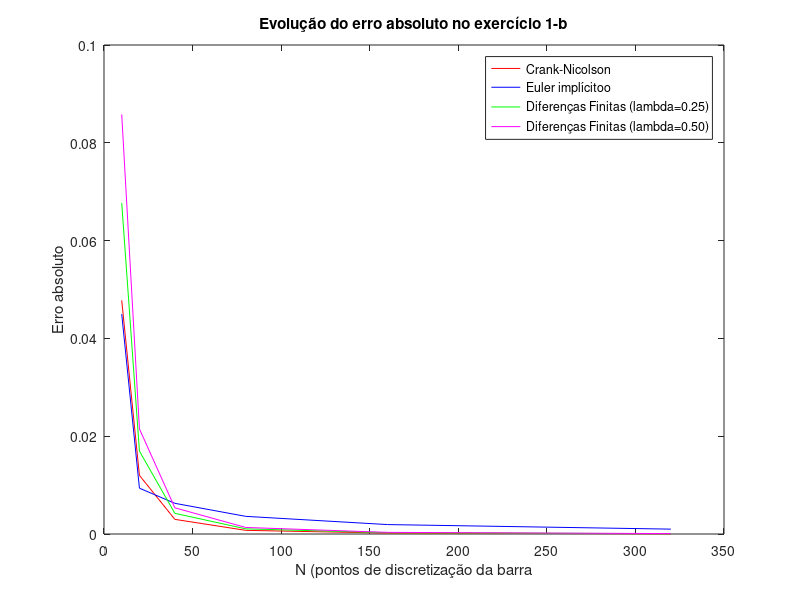
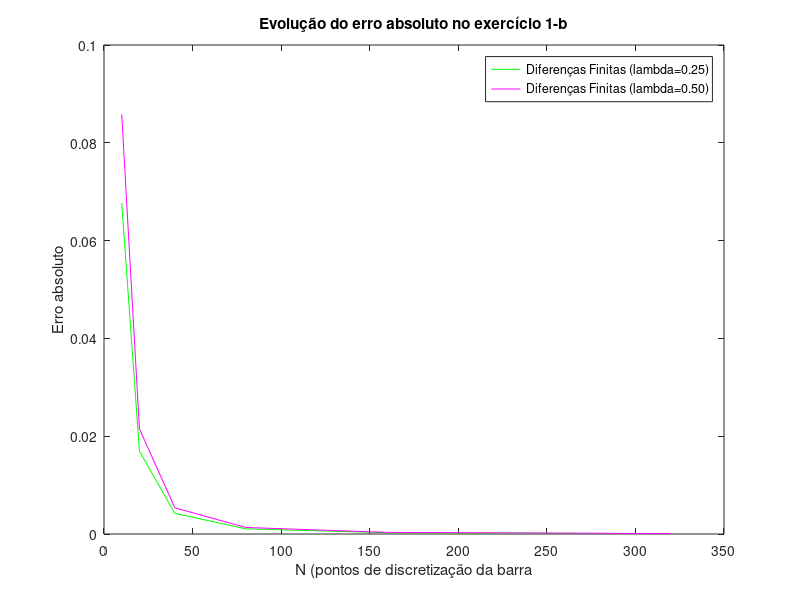

Source code (MATLAB) for these figures, in order:
%%%
% Script para visualizar os dados gerados pelo Exercício Programa 1 da
% disciplina MAP3121: Um problema inverso para obtenção da distribuição de
% Temperatura.
%
% Matheus Bordin Gomes
% João Ferreira Cysne

close all; clear; clc;

%%
% Dados
N = [10 20 40 80 160 320];

crank_err = [0.04777943808 0.011990054058 0.002992679792 0.000748755199 0.000187170604 0.000046791514];
euler_err = [0.044967731395 0.009371453936 0.006275526447 0.003609325826 0.001929231812 0.000996756666];
diff_25_err = [0.06769565226 0.016952861127 0.004226916766 0.001056958917 0.000264196197 0.000066047554];
diff_50_err = [0.085810832265 0.021494066145 0.005355065812 0.001338043505 0.000334498701 0.000083620215];

%%
% Plot
figure(1);
plot(N, crank_err, 'r', N, euler_err, 'b', N, diff_25_err, 'g', N, diff_50_err, 'm');
title('Evolução do erro absoluto no exercício 1-b');
ylabel('Erro absoluto');
xlabel('N (pontos de discretização da barra');
legend('Crank-Nicolson','Euler implícitoo','Diferenças Finitas (lambda=0.25)','Diferenças Finitas (lambda=0.50)');

figure(2);
plot(N, diff_25_err, 'g', N, diff_50_err, 'm');
title('Evolução do erro absoluto no exercício 1-b');
ylabel('Erro absoluto');
xlabel('N (pontos de discretização da barra');
legend('Diferenças Finitas (lambda=0.25)','Diferenças Finitas (lambda=0.50)');